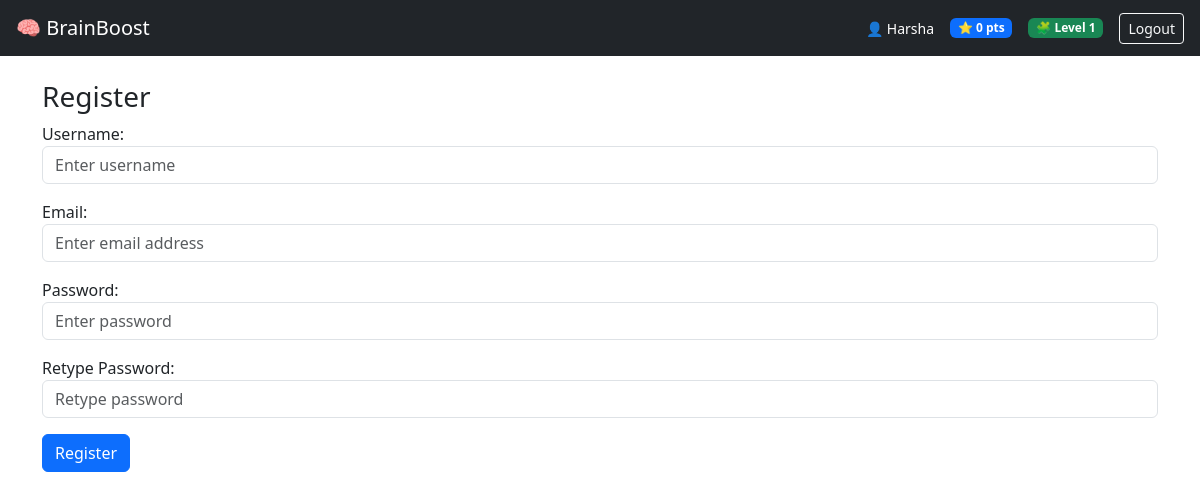
The app's page /register/ (signed in) with its own data.
### users/models.py (models this page shows, shortened)
class User(AbstractUser):
    ROLE_CHOICES = (
        ('STUDENT', 'Student'),
        ('ADMIN', 'Admin'),
    )
    role = models.CharField(
        max_length=10,
        choices=ROLE_CHOICES,
        default='STUDENT'
    )
    email_verified = models.BooleanField(default=False)
    current_streak = models.PositiveIntegerField(default=0)
    longest_streak = models.PositiveIntegerField(default=0)
    last_active_date = models.DateField(null=True, blank=True)

### gamification/models.py (models this page shows, shortened)
class UserPoints(models.Model):
    user = models.OneToOneField(
        User,
        on_delete=models.CASCADE,
        related_name='points'
    )
    total_points = models.PositiveIntegerField(default=0)
    level = models.PositiveIntegerField(default=1)

### users/views.py (the view)
# urls.py: path('register/', include('users.urls')),
def register(request):
    if request.method == 'POST':
        form = RegisterForm(request.POST)
        if form.is_valid():
            user = form.save(commit=False)
            user.is_active = False
            user.email_verified = False
            user.role = 'STUDENT'
            user.save()
            otp = str(random.randint(100000, 999999))
            EmailOTP.objects.create(user=user, otp=otp)
            send_mail(
                subject="Verify your email",
                message=f"Your OTP is {otp}",
                from_email=settings.EMAIL_HOST_USER,
                recipient_list=[user.email],
            )
            return redirect('verify_email')
    else:
        form = RegisterForm()
    return render(request, 'register.html', {'form': form})

### users/forms.py (shortened to what this page needs)
class RegisterForm(UserCreationForm):
    email = forms.EmailField(
        label="Email",
        widget=forms.EmailInput(attrs={
            'class': 'form-control',
            'placeholder': 'Enter email address'
        }),
        required=True
    )
    username = forms.CharField(
        label="Username",
        widget=forms.TextInput(attrs={
            'class': 'form-control',
            'placeholder': 'Enter username'
        }),
        required=True
    )
    password1 = forms.CharField(
        label="Password",
        widget=forms.PasswordInput(attrs={
            'class': 'form-control',
            'placeholder': 'Enter password',
            'id': 'password1'
        }),
        required=True
    )
    password2 = forms.CharField(
        label="Retype Password",
        widget=forms.PasswordInput(attrs={
            'class': 'form-control',
            'placeholder': 'Retype password',
            'id': 'password2'
        }),
        required=True
    )
    class Meta:
        model = User
        fields = ['username', 'email', 'password1', 'password2']

### templates/register.html (shortened to what this page needs)
{% extends 'base.html' %}
{% block content %}
<h3>Register</h3>
<form method="post">
    {{ form.as_p }}
    <button class="btn btn-primary">Register</button>
</form>
{% endblock %}

### templates/base.html (shortened to what this page needs)
<!DOCTYPE html>
<html>
<head>
    <link href="https://cdn.jsdelivr.net/npm/bootstrap@5.3.2/dist/css/bootstrap.min.css" rel="stylesheet">
</head>
<body>
<nav class="navbar navbar-dark bg-dark px-3">
    <a class="navbar-brand" href="/">🧠 BrainBoost</a>
    {% if user.is_authenticated %}
        <div class="d-flex align-items-center ms-auto gap-3">
            <span class="text-white small">
                👤 {{ user.username }}
            </span>
            {% if user.points %}
                <span class="badge bg-primary">
                    ⭐ {{ user.points.total_points }} pts
                </span>
                <span class="badge bg-success">
                    🧩 Level {{ user.points.level }}
                </span>
            {% endif %}
            <form id="logoutForm" method="post" action="{% url 'logout' %}">
                <button type="submit" class="btn btn-sm btn-outline-light">
                    Logout
                </button>
            </form>
        </div>
    {% endif %}
</nav>
<div class="container mt-4">
    {% block content %}{% endblock %}
</div>
</body>
</html>

### records on screen
User: username "Harsha", points.total_points "0", points.level "1"
